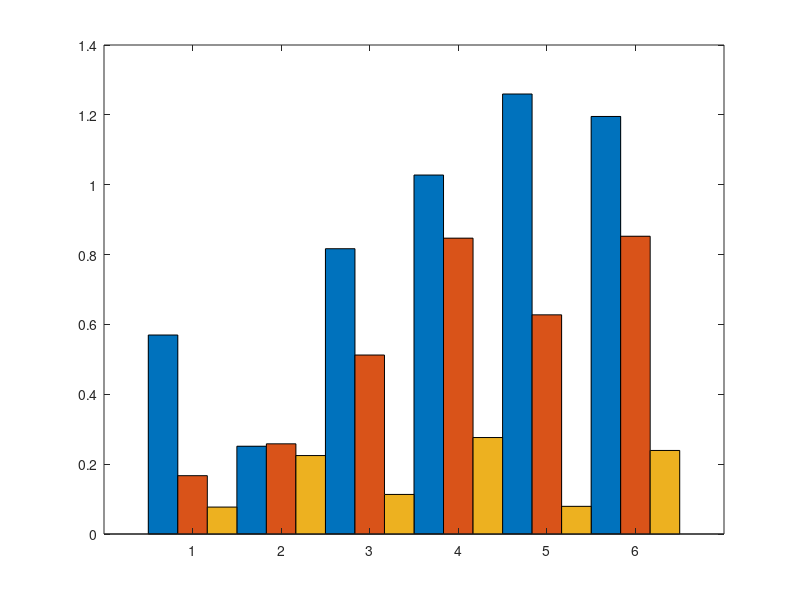

Reproduce this figure in MATLAB. (Note: this script raises an error after producing the figure.)
%% 数据准备
% 创建算法名称数组 (包含引用标记)
algorithms = {
    'DQN', 
    'DDPG', 
    'MADDPG'
};

% 任务名称数组 - 每个Case有3种速度
cases = {'Case 1', 'Case 2', 'Case 3'};
speeds = {'FV1', 'FV2'};

% 模拟数据矩阵 - 行: 算法，列: 任务×速度组合
% 列顺序: [Case1-FV1, Case1-FV2, Case2-FV1, Case2-FV2, Case3-FV1, Case3-FV2]
data = [
    0.5697, 0.2513, 0.8168, 1.0277, 1.2597, 1.1954;  %DQN
    0.167, 0.2582, 0.5124, 0.847, 0.6275, 0.8525; % DDPG
    0.0771, 0.2246, 0.1133, 0.2762, 0.0792, 0.2392; % MADDPG
];

%% 图形参数设置
% 创建颜色映射 (使用与示例图片相似的鲜明色彩)
colors = [
    "#abc3db";    
    "#81cfbe";    
    "#f19393"    
];

% 创建图窗并设置大小
figure('Position', [100, 100, 850, 300], 'Color', 'white', ...
       'Name', '距离误差RMSE对比');

%% 柱状图绘制
% 创建分组柱状图
b = bar(data', 1.0, 'grouped');  % 1为柱子宽度

% 设置柱子颜色 + 黑色边框（关键修改）
for k = 1:numel(algorithms)
    b(k).FaceColor = colors(k, :);  % 保持原有填充色
    b(k).EdgeColor = 'black';       % 边框颜色设为黑色
    b(k).LineWidth = 1;             % 边框宽度（可调整，1-1.5较合适）
end

%% 坐标轴与标签设置
% 获取当前坐标轴句柄
ax = gca;

% X轴标签设置
set(ax, 'FontName', 'Times New Roman', 'FontSize', 14, 'FontWeight','bold');
xticklabels(ax, repmat(speeds, 1, numel(cases)));
set(ax, 'TickLabelInterpreter', 'tex'); % 支持LaTeX格式

% Y轴设置
ylabel('RMSE(m)', 'FontName', 'Times New Roman', ...
       'FontSize', 16, 'FontWeight','bold');  % MAE of lateral error
ylim(ax, [0 1.5]); % 根据数据调整Y轴范围

% % 添加网格线
% set(ax, 'XGrid', 'off', ...
%         'YGrid', 'on', ...
%         'GridLineStyle', '--', ...
%         'GridColor', [0.85 0.85 0.85], ...
%         'GridAlpha', 1);
%% Case分组标记
hold on;
for i = 1:numel(cases)
    % 计算每个Case标签的中心位置
    caseCenter = (i-1)*length(speeds) + length(speeds)/2 + 0.5;
   
    % 添加Case标签（在横轴下方） - 使用Times New Roman
    text(caseCenter, -0.3, cases{i}, ...
         'FontName', 'Times New Roman', ...
         'HorizontalAlignment', 'center', ...
         'VerticalAlignment', 'middle', ...
         'FontSize', 16, ...
         'FontWeight', 'bold');
end
hold off;

% 设置坐标轴外观
box off;
set(ax, 'LineWidth', 1.2, ...
        'TickDir', 'out', ...
        'XMinorTick', 'off', ...
        'YMinorTick', 'off');

set(ax, 'TickLength', [0 0]);  % 删除X轴和Y轴的刻度线
% 调整布局
set(ax, 'Position', [0.10 0.22 0.85 0.70]); % 加大底部空间用于标签
